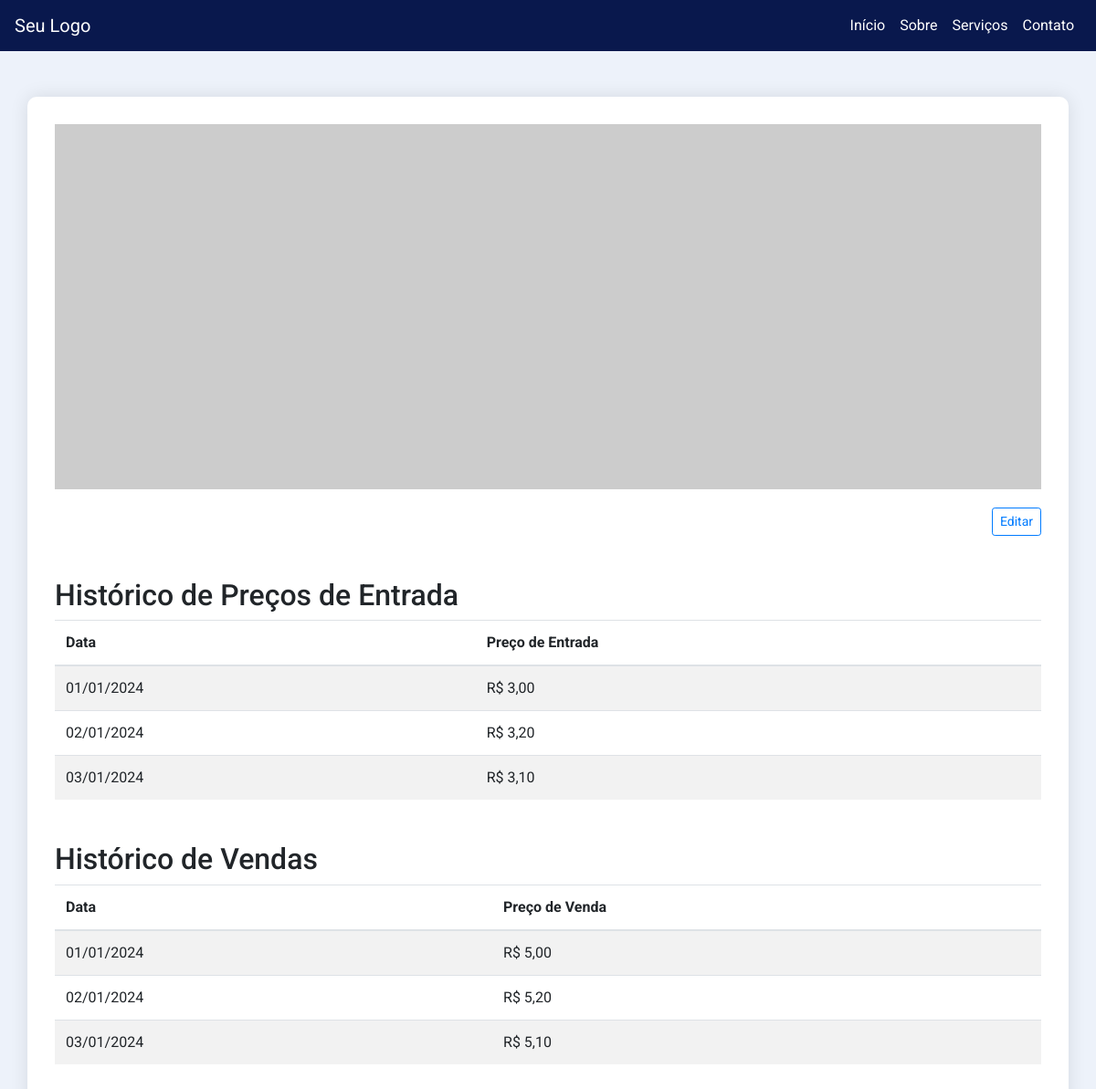
The app's page /produto/ver/1, older data.
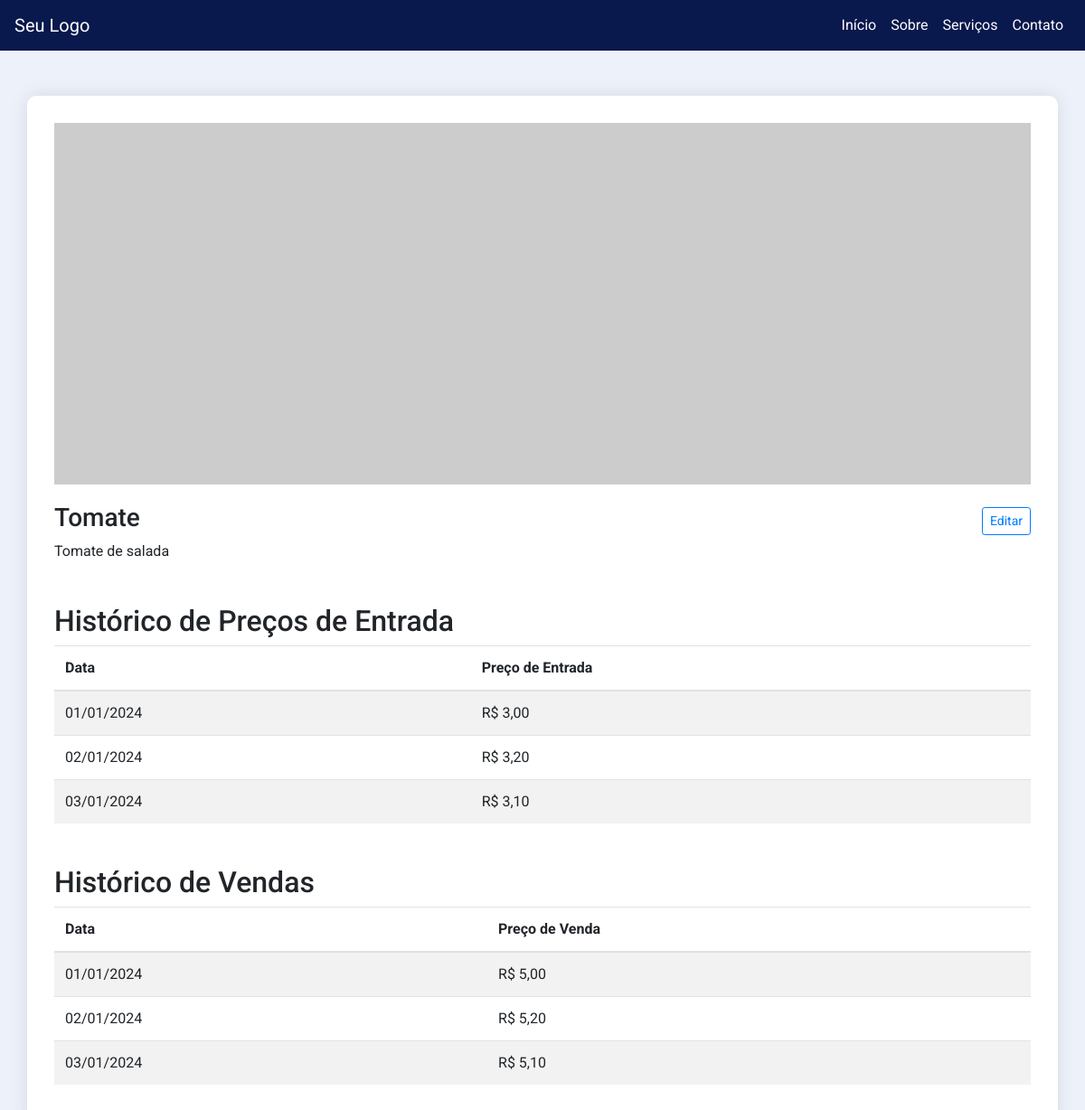
The same page, newer data.
### model.py (models this page shows)
class Product(SQLModel, table=True):
	id: Optional[int] = Field(default=None, primary_key=True)
	name: str
	description: str

### product.py (the view)
@product.route('/ver/<id>', methods = ['GET','POST'])
def view(id):
    id_view = id
    print(id_view)
    data = model.get_view_product(id_view)
    print(data)
    return render_template('product/view.html' , data=data )

### model.py (called while the page is built)
def get_view_product(id:int):
	with Session(engine) as session:
		product = session.get(Product , id)
		return product

### templates/product/view.html (shortened to what this page needs)
{% extends 'base.html' %}
{% block content %}
    <div class="container">
        <div class="row">
            <div class="col-md-12">
                <img src="https://via.placeholder.com/800x400" alt="Imagem do Produto" class="product-img">
            </div>
        </div>
        <div class="row product-info">
            <div class="col-md-12">
                <div class="d-flex justify-content-between align-items-center">
            <div>
              <h3 id="product-name">{{data.name}}</h3>
            </div>
            <a href="{{url_for('product.edit', id=data.id )}}" class="btn btn-outline-primary btn-sm">Editar</a>
          </div>
                <p id="product-description">{{data.description}}</p>
            </div>
        </div>
        <div class="row price-history">
            <div class="col-md-12">
                <h2>Histórico de Preços de Entrada</h2>
                <table class="table table-striped">
                    <thead>
                        <tr>
                            <th>Data</th>
                            <th>Preço de Entrada</th>
                        </tr>
                    </thead>
                    <tbody>
                        <tr>
                            <td>01/01/2024</td>
                            <td>R$ 3,00</td>
                        </tr>
                        <tr>
                            <td>02/01/2024</td>
                            <td>R$ 3,20</td>
                        </tr>
                        <tr>
                            <td>03/01/2024</td>
                            <td>R$ 3,10</td>
                        </tr>
                    </tbody>
                </table>
            </div>
        </div>
        <div class="row sales-history">
            <div class="col-md-12">
                <h2>Histórico de Vendas</h2>
                <table class="table table-striped">
                    <thead>
                        <tr>
                            <th>Data</th>
                            <th>Preço de Venda</th>
                        </tr>
                    </thead>
                    <tbody>
                        <tr>
                            <td>01/01/2024</td>
                            <td>R$ 5,00</td>
                        </tr>
                        <tr>
                            <td>02/01/2024</td>
                            <td>R$ 5,20</td>
                        </tr>
                        <tr>
                            <td>03/01/2024</td>
                            <td>R$ 5,10</td>
                        </tr>
                    </tbody>
                </table>
            </div>
        </div>
    </div>
{% endblock %}

Row changes from the older to the newer data that the page shows:
added Product: name "Tomate", description "Tomate de salada"
